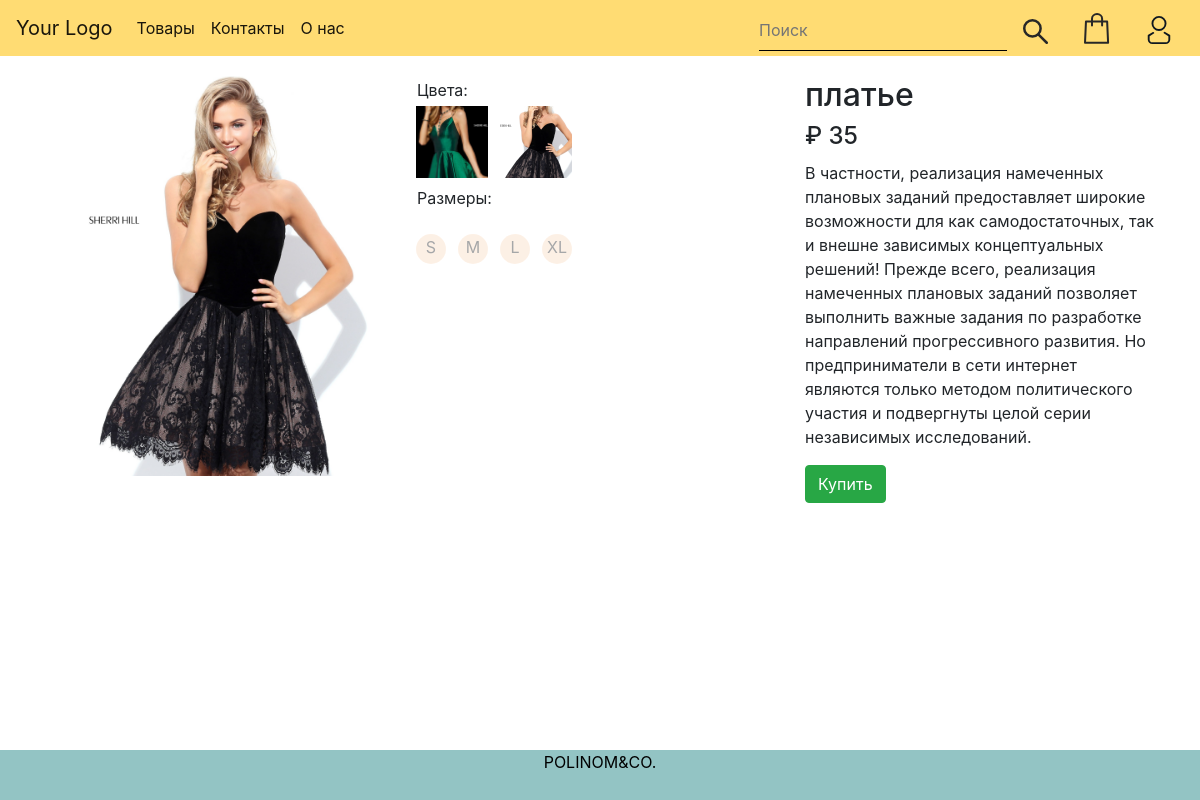
The app's page /prods/4/ with its own data.
### products/models.py (models this page shows, shortened)
class Product(models.Model):
    colors = models.ManyToManyField(
        'Color', blank=True, default=None, related_name='prod')
    category = models.ForeignKey('Category', on_delete=models.CASCADE,
                               blank=True, null=True, default=None, related_name='prod')
    price = models.IntegerField()
    fimage = models.ImageField(upload_to="media/product_images/")
    name = models.CharField(max_length=64, blank=True, null=True, default=None)
    description = models.TextField(blank=True, null=True, default=None)
    created = models.DateTimeField(auto_now_add=True, auto_now=False)
    updated = models.DateTimeField(auto_now_add=False, auto_now=True)
    is_active = models.BooleanField(default=True)
    class Meta:
        verbose_name = "Товар"
        verbose_name_plural = "Товары"

class ProductImg(models.Model):
    colors = models.ForeignKey('Color', on_delete=models.CASCADE,
                               blank=True, null=True, default=None, related_name='img')
    prods = models.ForeignKey(Product, on_delete=models.CASCADE,
                                  blank=True, null=True, default=None, related_name='img')
    main=models.BooleanField(default=False)
    image = models.ImageField(upload_to="media/product_images/")
    is_active = models.BooleanField(default=True)
    created = models.DateTimeField(auto_now_add=True, auto_now=False)
    updated = models.DateTimeField(auto_now_add=False, auto_now=True)
    class Meta:
        verbose_name = "Изображение"
        verbose_name_plural = "Изображения"

class Size(models.Model):
    name = models.CharField(max_length=4, blank=True, null=True, default=None)
    info=models.CharField(max_length=50, blank=True, null=True, default=None)
    class Meta:
        verbose_name = "размер"
        verbose_name_plural = "размеры"

### products/views.py (the view)
# urls.py: path('<int:productid>/', views.profile, name="product"),
def profile(req,productid):
    pr_id = productid
    product = Product.objects.get(id = productid)
    prod_colors = product.colors.all()
    sizes = Size.objects.all()
    prod_var= Variable.objects.filter(prods = product)
    prod_sizes = {}
    for clr in prod_colors:
        s={}
        i=0
        for size in sizes:
            if size.variable.filter(prods = product, colors  = clr):
                s[i] = (size.name)
                i+=1
        prod_sizes[clr.id]=s
    prod_sizes = json.dumps(prod_sizes)
    return render(req, 'profile.html', locals())

### products/templates/profile.html (shortened to what this page needs)
{% extends "base.html"%}
{% load static %}
{% block content%}
		<link rel="stylesheet" href='{% static "profile/style.css" %}' type="text/css">
		<div class="container">
			<div class="row info">
				<div class="col-lg-4 images">
					<img src="{{product.fimage.url}}" alt="gg">
				</div>
				<div class="col-lg-4 variable">
					<div class="headers">Цвета:</div>
					<div class="colors row " data-prodid="{{pr_id}}">
						{% for item in prod_colors %}
							{% for im in item.img.all%}
								{% if im.prods == product and im.main%}
									<div class="color_item" id="color{{item.id}}" onclick="ShowSize(this,'{{prod_sizes}}')" data-name="{{item.name}}" data-color_id="{{item.id}}"  data-img="{{im.image.url}}">
										<img src="{{im.image.url}}" >
									</div>
								{% endif %}
							{% endfor %}
						{% endfor%}
					</div>
					<div class="headers">Размеры:</div>
					<div class="sizes  row" id="opac">
						{% for size in sizes%}
							<div class="size_item">{{size.name}}</div>
						{% endfor %}
					</div>
				</div>
				<div class="col-lg-4 toBuy">
					<h2>{{product.name}}</h2>
					<h4>₽ {{product.price}}</h4>
					<div class="description">
						<p>{{product.description}}</p>
					</div>
					<div class="formby" id="formby">
						<div class="btn btn-success" onclick="AddToCart()">
							Купить
						</div>
					</div>
				</div>
			</div>
		</div>
{%endblock content%}

### landing/static/base/style.css (style rules this page uses)
html { height: 100%; }
body { min-height:100%; position:relative; padding-bottom: 70px; }

### landing/static/navbar/style.css (style rules this page uses)
* { outline: 0 !important; }

### products/static/profile/style.css (style rules this page uses)
.images { position: relative; overflow:hidden; width: 100%; height: 400px; justify-content: center; }
.images img { position: absolute; top:50%; left:50%; transform:translate(-50%,-50%); width: 300px; height: 400px; object-fit:cover; }
.info { margin-top: 20px; }
.headers { margin-left: -10px; border: 2px solid white; display: inline-block; }
.colors { width: 100%; }
.color_item { width: 72px; height: 72px; position: relative; overflow:hidden; margin:2px 6px 6px 6px; cursor: pointer; }
.color_item img { position: absolute; top:50%; left:50%; transform:translate(-50%,-50%); width: 90px; height: 90px; object-fit:cover; }
.sizes { margin-top: 20px; opacity:0.4; }
#opac { opacity:0.4; }
.size_item { width: 30px; height: 30px; margin:2px 6px 6px 6px; padding-top: 1px; text-align: center; border-radius: 100px; background-color: #fadbc0; cursor: default; }
.description { margin-top: 10px; }
.formby { display: inline-block; }

### records on screen
Product: fimage (picture), name "платье", price "35", description "В частности, реализация намеченных плановых заданий предоставляет широкие возможности для как самодостаточных, так и внешне зависимых концептуальных решений! Прежде всего, реализация намеченных плановых заданий позволяет выполнить важные задания по разработке направлений прогрессивного развития. Но предприниматели в сети интернет являются только методом политического участия и подвергнуты целой серии независимых исследований."
ProductImg: image (picture)
ProductImg: image (picture)
Size: name "S"
Size: name "M"
Size: name "L"
Size: name "XL"
